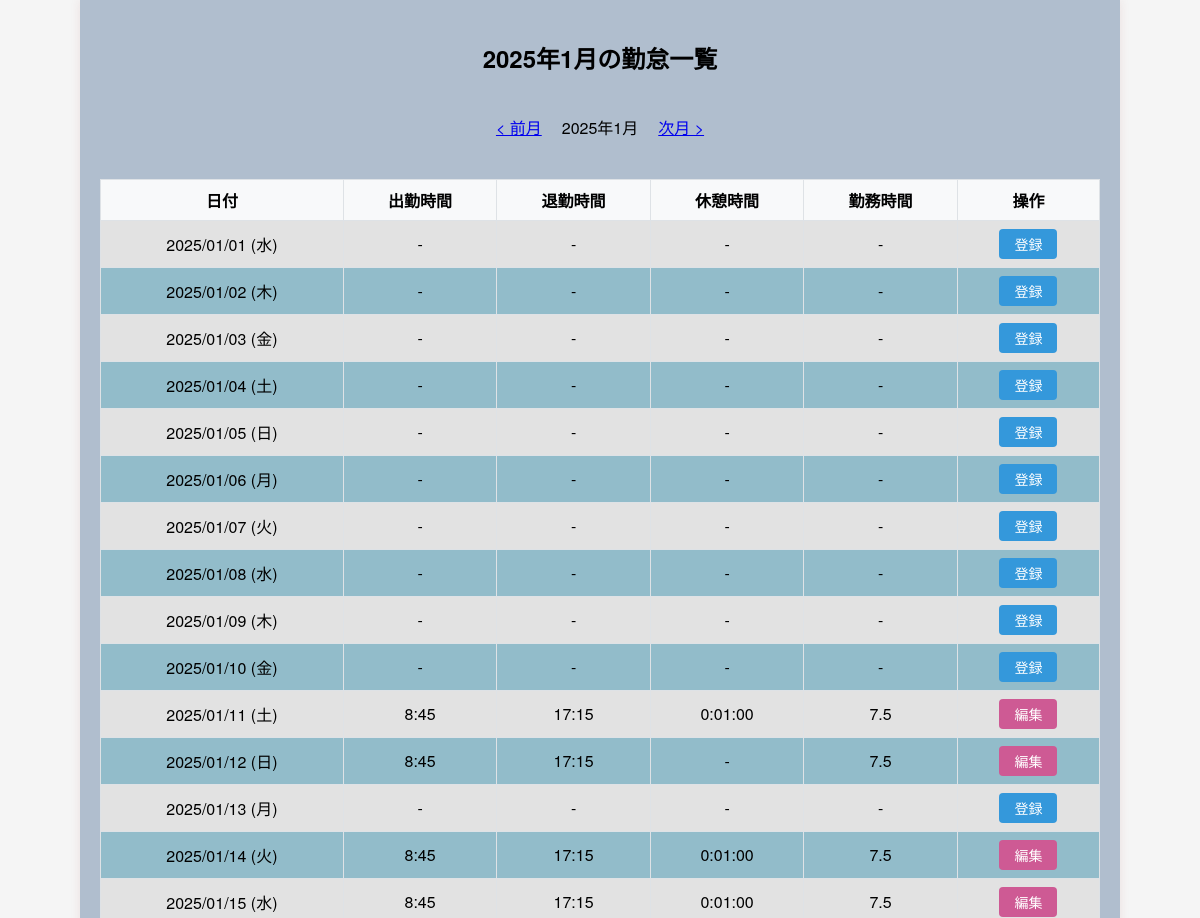
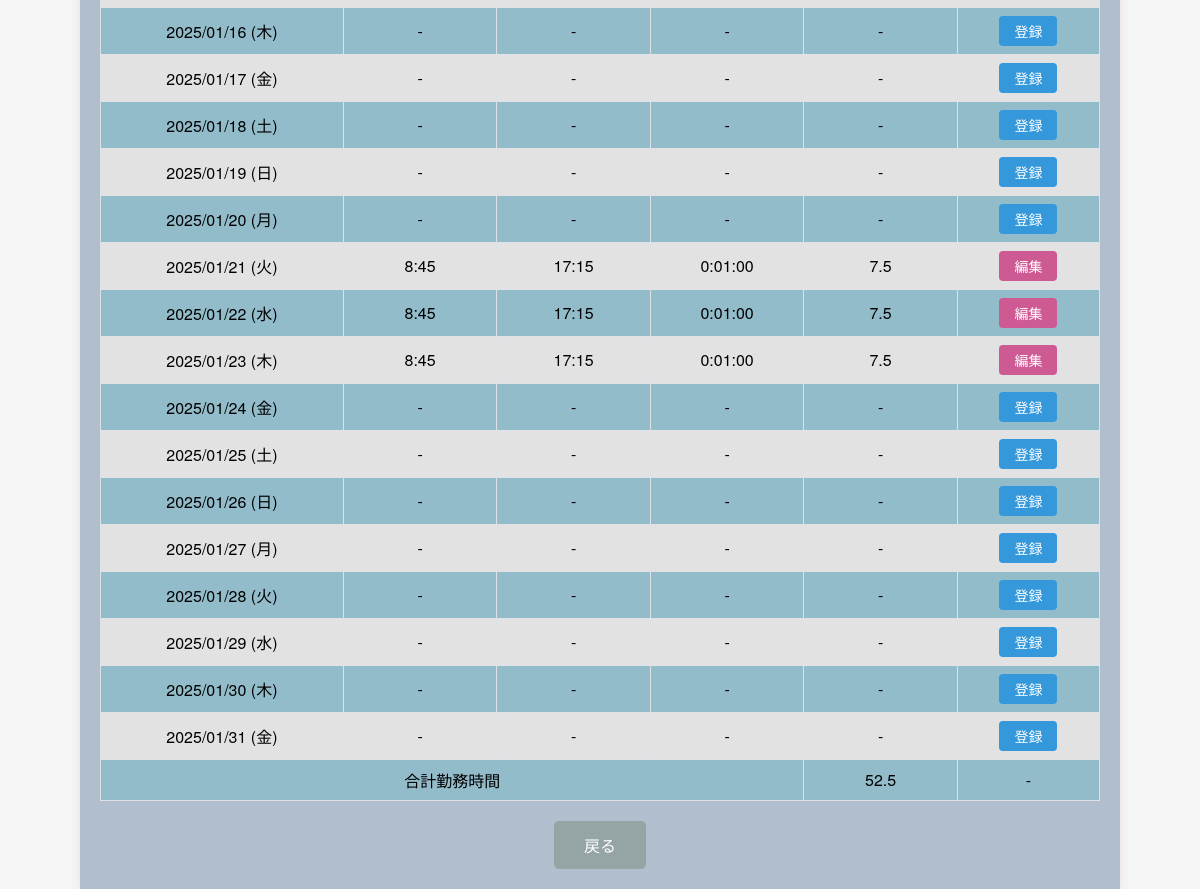
/create_list/?year=2025&month=1 (signed in), run on the app's committed database (2 pictures, top to bottom).
### attendance/models.py (models this page shows, shortened)
class Attendance(models.Model):
    employee = models.ForeignKey(Employee, verbose_name='名前',
                                 on_delete=models.CASCADE,
                                 related_name='attendances')
    date = models.DateField('日付', default=timezone.now)
    start_time = models.TimeField('開始時間', default='08:00:00')
    end_time = models.TimeField('終了時間', default='17:00:00', null=True, blank=True)
    break_time = models.DurationField('休憩時間', default='01:00:00')
    notes = models.TextField('備考', blank=True)
    class Meta:
        verbose_name = '勤怠記録'
        verbose_name_plural = '勤怠記録一覧'
        unique_together = ('employee', 'date')
        ordering = ['date', 'start_time']
    @property
    def working_hours(self):
        if not self.end_time:
            return None
        start_minutes = self.start_time.hour * 60 + self.start_time.minute
        end_minutes = self.end_time.hour * 60 + self.end_time.minute
        total_minutes = end_minutes - start_minutes
        break_minutes = 60  # 1時間 = 60分
        working_minutes = total_minutes - break_minutes
        working_hours = working_minutes / 60
        return round(working_hours, 1)

### attendance/views.py (the view)
# urls.py: path('create_list/', views.AttendanceCreateListView.as_view(), name='attendance_create_list'),
class AttendanceCreateListView(ListView):
    model = Attendance
    template_name = 'attendance/attendance_create_list.html'
    context_object_name = 'attendance'
    paginate_by = 31
    def get_context_data(self, **kwargs):
        context = super().get_context_data(**kwargs)
        current_date = datetime.now()
        year = int(self.request.GET.get('year', current_date.year))
        month = int(self.request.GET.get('month', current_date.month))
        if month > 12:
            year += 1
            month = 1
        elif month < 1:
            year -= 1
            month = 12
        _, last_day = calendar.monthrange(year, month)
        date_list = []
        for day in range(1, last_day + 1):
            current_date = date(year, month, day)
            attendance = Attendance.objects.filter(
                employee=self.request.user,
                date=current_date
            ).first()
            date_list.append({
                'date': current_date,
                'attendance': attendance,
            })
        total_working_hours = 0
        for date_item in date_list:
            if date_item['attendance'] and date_item['attendance'].working_hours:
                total_working_hours += date_item['attendance'].working_hours
        context['date_list'] = date_list
        context['year'] = year
        context['month'] = month
        context['total_working_hours'] = round(total_working_hours, 1)
        return context

### attendance/templates/attendance/attendance_create_list.html
{% extends 'attendance/base.html' %} {% block content %}
<div class="container">
  <h2>{{ year }}年{{ month }}月の勤怠一覧</h2>
  <div class="month-selector">
    <a href="?year={{ year }}&month={{ month|add:'-1' }}">&lt; 前月</a>
    <span>{{ year }}年{{ month }}月</span>
    <a href="?year={{ year }}&month={{ month|add:'1' }}">次月 &gt;</a>
  </div>
  <table>
    <tr>
      <th>日付</th>
      <th>出勤時間</th>
      <th>退勤時間</th>
      <th>休憩時間</th>
      <th>勤務時間</th>
      <th>操作</th>
    </tr>
    {% for date_item in date_list %}
    <tr>
      <td>{{ date_item.date|date:"Y/m/d (D)" }}</td>
      {% if date_item.attendance %}
      <td>{{ date_item.attendance.start_time|default:'-' }}</td>
      <td>{{ date_item.attendance.end_time|default:'-' }}</td>
      <td>{{ date_item.attendance.break_time|default:'-' }}</td>
      <td>
        {{ date_item.attendance.working_hours|floatformat:1|default:'-' }}
      </td>
      <td>
        <a
          href="{% url 'attendance:attendance_update' date_item.attendance.pk %}"
          class="operation-btn edit-btn"
        >
          編集
        </a>
      </td>
      {% else %}
      <td>-</td>
      <td>-</td>
      <td>-</td>
      <td>-</td>
      <td>
        <a
          href="{% url 'attendance:attendance_create' %}?selected_date={{ date_item.date|date:'Y-m-d' }}"
          class="operation-btn create-btn"
        >
          登録
        </a>
      </td>
      {% endif %}
    </tr>
    {% endfor %}
    <tr class="total-row">
      <td colspan="4" class="total-label">合計勤務時間</td>
      <td>{{ total_working_hours }}</td>
      <td>-</td>
    </tr>
  </table>
  <a class="back-btn" href="{% url 'attendance:attendance_list' %}">戻る</a>
</div>
{% endblock %}

### attendance/templates/attendance/base.html (shortened to what this page needs)
{% load static %}
<!DOCTYPE html>
<html lang="ja">
  <head>
    <link rel="stylesheet" href="{% static 'css/bace.css' %}" />
    <link rel="stylesheet" href="{% static 'css/pages/component.css' %}" />
  </head>
  <body>
    {% block content %}{% endblock content %}
  </body>
</html>

### attendance/static/css/bace.css (style rules this page uses)
body { margin: 0; padding: 0; font-family: "Helvetica Neue", Arial, sans-serif; background-color: #f5f5f5; }
.container { max-width: 1000px; margin: 0 auto; padding: 20px; background-color: rgb(176, 190, 206); box-shadow: 0 0 10px rgba(161, 50, 50, 0.1); min-height: 100vh; display: flex; flex-direction: column; align-items: center; }

### attendance/static/css/pages/component.css (style rules this page uses)
.back-btn { display: block; justify-content: center; align-items: center; text-decoration: none; }
.month-selector { display: flex; justify-content: center; align-items: center; gap: 20px; margin: 20px 0; }
table { width: 100%; border-collapse: collapse; margin: 20px 0; background-color: white; }
th, td { border: 1px solid #dee2e6; padding: 8px; text-align: center; }
th { background-color: #f8f9fa; font-weight: bold; }
tr:nth-child(odd) { background-color: rgb(146, 188, 202); }
tr:nth-child(even) { background-color: #e2e2e2; }
.back-btn { padding: 12px 30px; background-color: #95a5a6; color: white; text-decoration: none; border-radius: 5px; font-size: 16px; transition: background-color 0.3s; }
.operation-btn { display: inline-block; padding: 5px 15px; border-radius: 4px; text-decoration: none; font-size: 14px; transition: all 0.3s ease; }
.create-btn { background-color: #3498db; color: white; }
.edit-btn { background-color: rgb(206, 90, 148); color: white; }

### data on the page
Attendance: date "2025/01/11 (土)", attendance.start_time "8:45", attendance.end_time "17:15", attendance.break_time "0:01:00", attendance.working_hours "7.5"
Attendance: date "2025/01/12 (日)", attendance.start_time "8:45", attendance.end_time "17:15", attendance.break_time "-", attendance.working_hours "7.5"
Attendance: date "2025/01/14 (火)", attendance.start_time "8:45", attendance.end_time "17:15", attendance.break_time "0:01:00", attendance.working_hours "7.5"
Attendance: date "2025/01/15 (水)", attendance.start_time "8:45", attendance.end_time "17:15", attendance.break_time "0:01:00", attendance.working_hours "7.5"
Attendance: date "2025/01/21 (火)", attendance.start_time "8:45", attendance.end_time "17:15", attendance.break_time "0:01:00", attendance.working_hours "7.5"
Attendance: date "2025/01/22 (水)", attendance.start_time "8:45", attendance.end_time "17:15", attendance.break_time "0:01:00", attendance.working_hours "7.5"
Attendance: date "2025/01/23 (木)", attendance.start_time "8:45", attendance.end_time "17:15", attendance.break_time "0:01:00", attendance.working_hours "7.5"

### other printed values
{{ year }} "2025"
{{ month }} "1"
{{ date_item.date|date:"Y/m/d (D)" }} "2025/01/01 (水)" "2025/01/02 (木)" "2025/01/03 (金)" "2025/01/04 (土)" "2025/01/05 (日)" "2025/01/06 (月)" "2025/01/07 (火)" "2025/01/08 (水)" "2025/01/09 (木)" "2025/01/10 (金)" "2025/01/13 (月)" "2025/01/16 (木)" "2025/01/17 (金)" "2025/01/18 (土)" "2025/01/19 (日)" "2025/01/20 (月)" "2025/01/24 (金)" "2025/01/25 (土)" "2025/01/26 (日)" "2025/01/27 (月)" "2025/01/28 (火)" "2025/01/29 (水)" "2025/01/30 (木)" "2025/01/31 (金)"
{{ total_working_hours }} "52.5"
